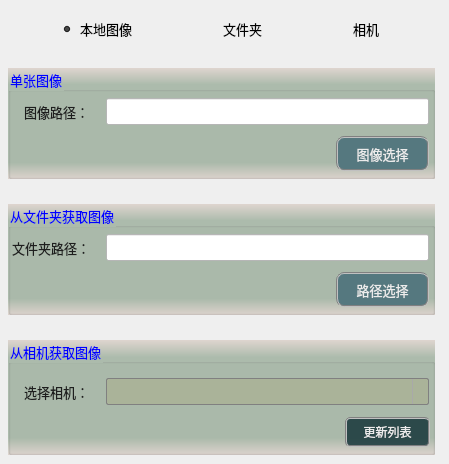
     <widget class="QWidget" name="tab">
      <attribute name="title">
       <string>基本设置</string>
      </attribute>
      <widget class="QWidget" name="horizontalLayoutWidget_2">
       <property name="geometry">
        <rect>
         <x>3</x>
         <y>10</y>
         <width>437</width>
         <height>39</height>
        </rect>
       </property>
       <layout class="QHBoxLayout" name="horizontalLayout_2">
        <item>
         <spacer name="horizontalSpacer_4">
          <property name="orientation">
           <enum>Qt::Horizontal</enum>
          </property>
          <property name="sizeHint" stdset="0">
           <size>
            <width>10</width>
            <height>20</height>
           </size>
          </property>
         </spacer>
        </item>
        <item>
         <widget class="QRadioButton" name="radioImage">
          <property name="font">
           <font>
            <family>微软雅黑</family>
            <pointsize>10</pointsize>
           </font>
          </property>
          <property name="styleSheet">
           <string notr="true">background-color: rgba(0, 0, 0, 0);</string>
          </property>
          <property name="text">
           <string>本地图像</string>
          </property>
          <property name="checked">
           <bool>true</bool>
          </property>
         </widget>
        </item>
        <item>
         <spacer name="horizontalSpacer_6">
          <property name="orientation">
           <enum>Qt::Horizontal</enum>
          </property>
          <property name="sizeHint" stdset="0">
           <size>
            <width>60</width>
            <height>20</height>
           </size>
          </property>
         </spacer>
        </item>
        <item>
         <widget class="QRadioButton" name="radioFolder">
          <property name="font">
           <font>
            <family>微软雅黑</family>
            <pointsize>10</pointsize>
           </font>
          </property>
          <property name="styleSheet">
           <string notr="true">background-color: rgba(0, 0, 0, 0);</string>
          </property>
          <property name="text">
           <string>文件夹</string>
          </property>
         </widget>
        </item>
        <item>
         <spacer name="horizontalSpacer_7">
          <property name="orientation">
           <enum>Qt::Horizontal</enum>
          </property>
          <property name="sizeHint" stdset="0">
           <size>
            <width>60</width>
            <height>20</height>
           </size>
          </property>
         </spacer>
        </item>
        <item>
         <widget class="QRadioButton" name="radioCamera">
          <property name="font">
           <font>
            <family>微软雅黑</family>
            <pointsize>10</pointsize>
           </font>
          </property>
          <property name="styleSheet">
           <string notr="true">background-color: rgba(0, 0, 0, 0);</string>
          </property>
          <property name="text">
           <string>相机</string>
          </property>
         </widget>
        </item>
        <item>
         <spacer name="horizontalSpacer_5">
          <property name="orientation">
           <enum>Qt::Horizontal</enum>
          </property>
          <property name="sizeHint" stdset="0">
           <size>
            <width>10</width>
            <height>20</height>
           </size>
          </property>
         </spacer>
        </item>
       </layout>
      </widget>
      <widget class="QGroupBox" name="groupImage">
       <property name="geometry">
        <rect>
         <x>8</x>
         <y>68</y>
         <width>427</width>
         <height>111</height>
        </rect>
       </property>
       <property name="font">
        <font>
         <family>微软雅黑</family>
         <pointsize>10</pointsize>
        </font>
       </property>
       <property name="styleSheet">
        <string notr="true">background-color: qlineargradient(x1:0, y1:0, x2:0, y2:1, stop:0 #dfd5cf, stop: 0.15 #acbbac, stop: 0.85 #acbbac,stop:1 #dfd5cf);
color: rgb(0, 0, 255);</string>
       </property>
       <property name="title">
        <string>单张图像</string>
       </property>
       <widget class="QLabel" name="label">
        <property name="geometry">
         <rect>
          <x>16</x>
          <y>34</y>
          <width>85</width>
          <height>19</height>
         </rect>
        </property>
        <property name="font">
         <font>
          <family>微软雅黑</family>
          <pointsize>10</pointsize>
         </font>
        </property>
        <property name="styleSheet">
         <string notr="true">color: rgb(30, 30, 30);
background: transparent;</string>
        </property>
        <property name="text">
         <string>图像路径：</string>
        </property>
       </widget>
       <widget class="QLineEdit" name="txtImagePath">
        <property name="geometry">
         <rect>
          <x>98</x>
          <y>30</y>
          <width>323</width>
          <height>27</height>
         </rect>
        </property>
        <property name="font">
         <font>
          <family>微软雅黑</family>
          <pointsize>10</pointsize>
         </font>
        </property>
        <property name="styleSheet">
         <string notr="true">background-color: rgb(255, 255, 255);</string>
        </property>
        <property name="readOnly">
         <bool>true</bool>
        </property>
       </widget>
       <widget class="QPushButton" name="btnSelectImage">
        <property name="geometry">
         <rect>
          <x>328</x>
          <y>68</y>
          <width>93</width>
          <height>35</height>
         </rect>
        </property>
        <property name="font">
         <font>
          <family>Arial</family>
          <pointsize>10</pointsize>
         </font>
        </property>
        <property name="styleSheet">
         <string notr="true">QWidget{ background-color: rgb(85, 120, 127);}
QWidget{ color: rgb(235, 235, 235);}
QWidget{ border: 2px groove gray;border-radius: 8px;padding: 2px 4px;}
QPushButton:hover{ background-color: rgb(85, 150, 127);}
QPushButton:pressed{background-color: rgb(85, 170, 127);}</string>
        </property>
        <property name="text">
         <string>图像选择</string>
        </property>
       </widget>
      </widget>
      <widget class="QGroupBox" name="groupCamera">
       <property name="geometry">
        <rect>
         <x>8</x>
         <y>340</y>
         <width>427</width>
         <height>115</height>
        </rect>
       </property>
       <property name="font">
        <font>
         <family>微软雅黑</family>
         <pointsize>10</pointsize>
        </font>
       </property>
       <property name="styleSheet">
        <string notr="true">background-color: qlineargradient(x1:0, y1:0, x2:0, y2:1, stop:0 #dfd5cf, stop: 0.15 #acbbac, stop: 0.85 #acbbac,stop:1 #dfd5cf);
color: rgb(0, 0, 255);</string>
       </property>
       <property name="title">
        <string>从相机获取图像</string>
       </property>
       <widget class="QLabel" name="label_4">
        <property name="geometry">
         <rect>
          <x>16</x>
          <y>42</y>
          <width>79</width>
          <height>19</height>
         </rect>
        </property>
        <property name="font">
         <font>
          <family>微软雅黑</family>
          <pointsize>10</pointsize>
         </font>
        </property>
        <property name="styleSheet">
         <string notr="true">color: rgb(30, 30, 30);
background: transparent;</string>
        </property>
        <property name="text">
         <string>选择相机：</string>
        </property>
       </widget>
       <widget class="QComboBox" name="comboCamera">
        <property name="geometry">
         <rect>
          <x>98</x>
          <y>38</y>
          <width>323</width>
          <height>27</height>
         </rect>
        </property>
        <property name="font">
         <font>
          <family>微软雅黑</family>
          <pointsize>10</pointsize>
         </font>
        </property>
        <property name="styleSheet">
         <string notr="true">QComboBox {
    border: 1px solid gray;
    border-radius: 2px;    
    color: rgb(0, 0, 200);
	background-color: rgba(170, 170, 127,100);
}
QComboBox::drop-down {
    subcontrol-origin: padding;
    subcontrol-position: top right;
    width: 15px; 
    border-left-width: 1px;
    border-left-color: darkgray;
    border-left-style: solid;
    border-top-right-radius: 3px;
    border-bottom-right-radius: 3px;
}

QComboBox::down-arrow {
    image: url(:/resource/down.png);
} 
QComboBox::down-arrow:on {
    top: 1px;
    left: 1px;
}</string>
        </property>
       </widget>
       <widget class="QPushButton" name="btnUpdata">
        <property name="geometry">
         <rect>
          <x>337</x>
          <y>77</y>
          <width>85</width>
          <height>30</height>
         </rect>
        </property>
        <property name="sizePolicy">
         <sizepolicy hsizetype="Fixed" vsizetype="Fixed">
          <horstretch>0</horstretch>
          <verstretch>0</verstretch>
         </sizepolicy>
        </property>
        <property name="minimumSize">
         <size>
          <width>60</width>
          <height>30</height>
         </size>
        </property>
        <property name="font">
         <font>
          <family>微软雅黑</family>
          <pointsize>9</pointsize>
         </font>
        </property>
        <property name="styleSheet">
         <string notr="true">QWidget{ background-color: rgba(9, 42, 47, 200);}
QWidget{ color: rgb(235, 235, 235);}
QWidget{ border: 2px groove gray;border-radius: 5px;padding: 2px 4px;}
QPushButton:hover{ background-color: rgb(9, 62, 52);}
QPushButton:pressed{background-color: rgb(9, 82, 72);}</string>
        </property>
        <property name="text">
         <string>更新列表</string>
        </property>
       </widget>
      </widget>
      <widget class="QGroupBox" name="groupFolder">
       <property name="geometry">
        <rect>
         <x>8</x>
         <y>204</y>
         <width>427</width>
         <height>111</height>
        </rect>
       </property>
       <property name="font">
        <font>
         <family>微软雅黑</family>
         <pointsize>10</pointsize>
        </font>
       </property>
       <property name="styleSheet">
        <string notr="true">background-color: qlineargradient(x1:0, y1:0, x2:0, y2:1, stop:0 #dfd5cf, stop: 0.15 #acbbac, stop: 0.85 #acbbac,stop:1 #dfd5cf);
color: rgb(0, 0, 255);</string>
       </property>
       <property name="title">
        <string>从文件夹获取图像</string>
       </property>
       <widget class="QLabel" name="label_2">
        <property name="geometry">
         <rect>
          <x>4</x>
          <y>34</y>
          <width>97</width>
          <height>19</height>
         </rect>
        </property>
        <property name="font">
         <font>
          <family>微软雅黑</family>
          <pointsize>10</pointsize>
         </font>
        </property>
        <property name="styleSheet">
         <string notr="true">color: rgb(30, 30, 30);
background: transparent;</string>
        </property>
        <property name="text">
         <string>文件夹路径：</string>
        </property>
       </widget>
       <widget class="QLineEdit" name="txtFolderPath">
        <property name="geometry">
         <rect>
          <x>98</x>
          <y>30</y>
          <width>323</width>
          <height>27</height>
         </rect>
        </property>
        <property name="font">
         <font>
          <family>微软雅黑</family>
          <pointsize>10</pointsize>
         </font>
        </property>
        <property name="styleSheet">
         <string notr="true">background-color: rgb(255, 255, 255);</string>
        </property>
        <property name="text">
         <string/>
        </property>
        <property name="readOnly">
         <bool>true</bool>
        </property>
       </widget>
       <widget class="QPushButton" name="btnSelectPath">
        <property name="geometry">
         <rect>
          <x>328</x>
          <y>68</y>
          <width>93</width>
          <height>35</height>
         </rect>
        </property>
        <property name="font">
         <font>
          <family>Arial</family>
          <pointsize>10</pointsize>
         </font>
        </property>
        <property name="styleSheet">
         <string notr="true">QWidget{ background-color: rgb(85, 120, 127);}
QWidget{ color: rgb(235, 235, 235);}
QWidget{ border: 2px groove gray;border-radius: 8px;padding: 2px 4px;}
QPushButton:hover{ background-color: rgb(85, 150, 127);}
QPushButton:pressed{background-color: rgb(85, 170, 127);}</string>
        </property>
        <property name="text">
         <string>路径选择</string>
        </property>
       </widget>
      </widget>
     </widget>
